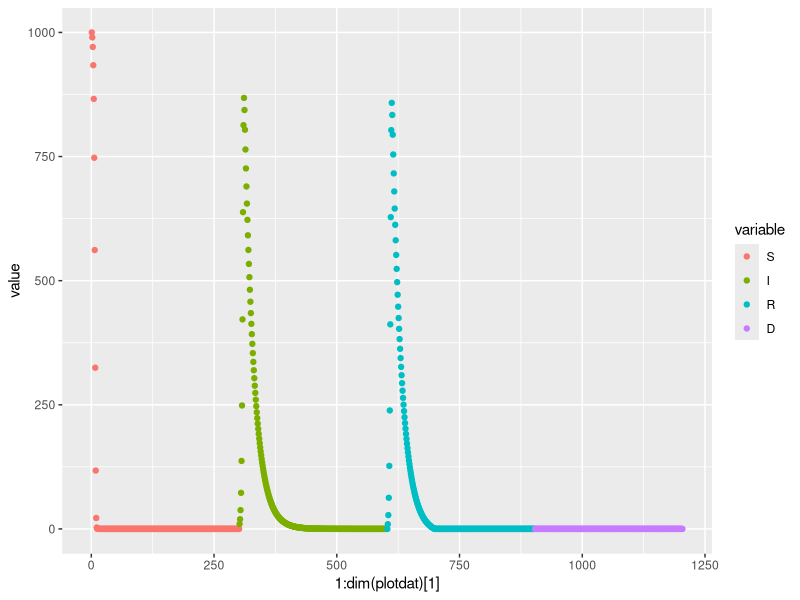

Recreate this plot in R.

#SIR Model of Disease Transmission
Sinit = 1000
Iinit = 10
Rinit = 0
S=Sinit
I=Iinit
R=Rinit
D=0
history = data.frame(S=S,I=I,R=R,D=D);
#history = data.frame()
stepDisease = function(Beta, Gamma, Theta){
  newS = pmax(S - (Beta*I*S), 0)
  newI = pmax(I + (Beta*I*S) - (Gamma*I) - (Theta*I), 0)
  newR = pmax(R + (Beta*I*S) - (Gamma*I), 0)
  newD = pmax(D + (Theta*I), 0)
  S <<- newS; I <<- newI; R <<- newR; D <<- newD;
  return(data.frame(S, I, R, D))
}
nreps = 300
for(i in 1:nreps){
  history = rbind(history, stepDisease(.001, .05, 0))
}
require(reshape2)
require(ggplot2)
plotdat = melt(history)
ggplot(data=plotdat, aes(1:dim(plotdat)[1], value))+geom_point(aes(color=variable))
